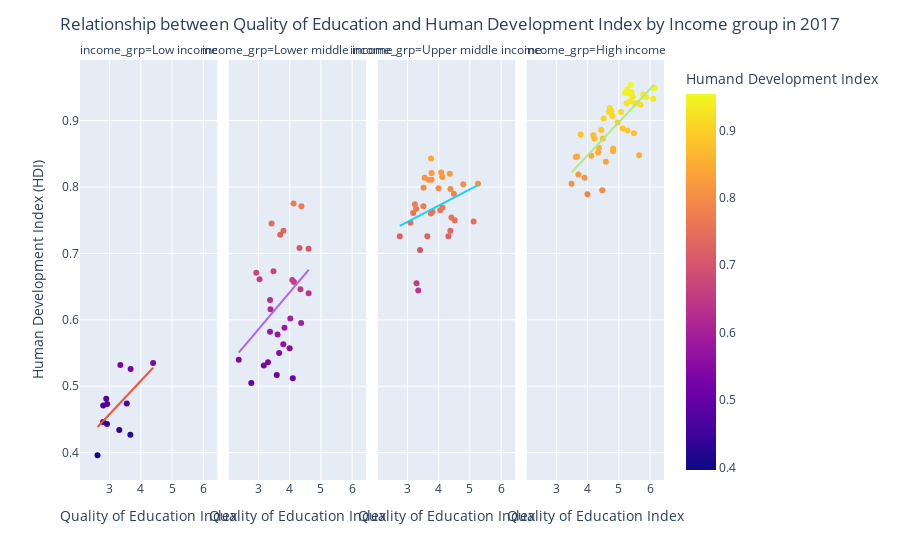

Notebook code for this chart:
### Code cell
fig = px.scatter(data_frame=df_hdi_qual_2017,x='val_qual_ed',y='hdi',facet_col='income_grp',hover_name='country_name',color='hdi',trendline='ols'
                 , category_orders= income_grp_ord, labels={'hdi':'Humand Development Index'})

#Setting the labels of the plot
fig.update_layout(
    title={
        'text': "Relationship between Quality of Education and Human Development Index by Income group in 2017",
        'x':0.5,
        'xanchor': 'center'},
    xaxis_title="Quality of Education",
    yaxis_title="Human Development Index (HDI)"
)
#Ensuring that all x-axis show the correct label
fig.for_each_xaxis(lambda x: x.update(title="Quality of Education Index"))

fig.show()

### Figure 1 — Plotly figure (JSON) as saved in the notebook; plotly's stock layout.template omitted (floating-point values rounded to 4 significant figures)
{"data": [{"hovertemplate": "<b>%{hovertext}</b><br><br>income_grp=Low income<br>val_qual_ed=%{x}<br>Humand Development Index=%{marker.color}<extra></extra>", "hovertext": ["Republic of Burundi", "Republic of Chad", "Federal Democratic Republic of Ethiopia", "Republic of Guinea", "Republic of Liberia", "Republic of Madagascar", "Republic of Malawi", "Republic of Mali", "Republic of Mozambique", "Republic of Rwanda", "Republic of Sierra Leone", "Republic of Uganda"], "legendgroup": "", "marker": {"color": [0.434, 0.396, 0.474, 0.471, 0.481, 0.526, 0.473, 0.427, 0.446, 0.535, 0.443, 0.532], "coloraxis": "coloraxis", "symbol": "circle"}, "mode": "markers", "name": "", "orientation": "v", "showlegend": false, "type": "scatter", "x": [3.31, 2.613, 3.549, 2.795, 2.892, 3.672, 2.923, 3.664, 2.79, 4.394, 2.917, 3.343], "xaxis": "x", "y": [0.434, 0.396, 0.474, 0.471, 0.481, 0.526, 0.473, 0.427, 0.446, 0.535, 0.443, 0.532], "yaxis": "y"}, {"hovertemplate": "<b>OLS trendline</b><br>hdi = 0.0501112 * val_qual_ed + 0.307552<br>R<sup>2</sup>=0.345714<br><br>income_grp=Low income<br>val_qual_ed=%{x}<br>Humand Development Index=%{y} <b>(trend)</b><extra></extra>", "legendgroup": "", "marker": {"symbol": "circle"}, "mode": "lines", "name": "", "showlegend": false, "type": "scatter", "x": [2.613, 2.79, 2.795, 2.892, 2.917, 2.923, 3.31, 3.343, 3.549, 3.664, 3.672, 4.394], "xaxis": "x", "y": [0.4385, 0.4474, 0.4476, 0.4525, 0.4537, 0.454, 0.4734, 0.4751, 0.4854, 0.4912, 0.4916, 0.5277], "yaxis": "y"}, {"hovertemplate": "<b>%{hovertext}</b><br><br>income_grp=Lower middle income<br>val_qual_ed=%{x}<br>Humand Development Index=%{marker.color}<extra></extra>", "hovertext": ["People's Democratic Republic of Algeria", "People's Republic of Bangladesh", "Republic of Benin", "Kingdom of Bhutan", "Republic of Cabo Verde", "Kingdom of Cambodia", "Republic of Cameroon", "Republic of El Salvador", "Republic of Ghana", "Republic of Haiti", "Republic of Honduras", "Republic of India", "Republic of Indonesia", "Republic of Kenya", "Kingdom of Lesotho", "Islamic Republic of Mauritania", "Mongolia", "Kingdom of Morocco", "Nepal", "Republic of Nicaragua", "Federal Republic of Nigeria", "Islamic Republic of Pakistan", "Republic of the Philippines", "Republic of Senegal", "Democratic Socialist Republic of Sri Lanka", "Republic of Tajikistan", "Republic of Tunisia", "Ukraine", "Republic of Zambia", "Republic of Zimbabwe"], "legendgroup": "", "marker": {"color": [0.745, 0.616, 0.536, 0.646, 0.66, 0.582, 0.557, 0.671, 0.602, 0.505, 0.63, 0.64, 0.707, 0.595, 0.517, 0.54, 0.728, 0.673, 0.588, 0.661, 0.531, 0.55, 0.708, 0.512, 0.775, 0.657, 0.734, 0.771, 0.578, 0.563], "coloraxis": "coloraxis", "symbol": "circle"}, "mode": "markers", "name": "", "orientation": "v", "showlegend": false, "type": "scatter", "x": [3.417, 3.384, 3.303, 4.341, 4.08, 3.368, 3.995, 2.928, 4.019, 2.768, 3.369, 4.605, 4.603, 4.365, 3.584, 2.366, 3.693, 3.48, 3.831, 3.032, 3.168, 3.66, 4.312, 4.097, 4.124, 4.135, 3.799, 4.374, 3.609, 3.793], "xaxis": "x2", "y": [0.745, 0.616, 0.536, 0.646, 0.66, 0.582, 0.557, 0.671, 0.602, 0.505, 0.63, 0.64, 0.707, 0.595, 0.517, 0.54, 0.728, 0.673, 0.588, 0.661, 0.531, 0.55, 0.708, 0.512, 0.775, 0.657, 0.734, 0.771, 0.578, 0.563], "yaxis": "y2"}, {"hovertemplate": "<b>OLS trendline</b><br>hdi = 0.0556053 * val_qual_ed + 0.419076<br>R<sup>2</sup>=0.145717<br><br>income_grp=Lower middle income<br>val_qual_ed=%{x}<br>Humand Development Index=%{y} <b>(trend)</b><extra></extra>", "legendgroup": "", "marker": {"symbol": "circle"}, "mode": "lines", "name": "", "showlegend": false, "type": "scatter", "x": [2.366, 2.768, 2.928, 3.032, 3.168, 3.303, 3.368, 3.369, 3.384, 3.417, 3.48, 3.584, 3.609, 3.66, 3.693, 3.793, 3.799, 3.831, 3.995, 4.019, 4.08, 4.097, 4.124, 4.135, 4.312, 4.341, 4.365, 4.374, 4.603, 4.605], "xaxis": "x2", "y": [0.5506, 0.573, 0.5819, 0.5877, 0.5952, 0.6027, 0.6063, 0.6064, 0.6072, 0.6091, 0.6126, 0.6183, 0.6198, 0.6226, 0.6244, 0.63, 0.6303, 0.6321, 0.6412, 0.6425, 0.646, 0.6469, 0.6484, 0.649, 0.6589, 0.6605, 0.6618, 0.6623, 0.675, 0.6752], "yaxis": "y2"}, {"hovertemplate": "<b>%{hovertext}</b><br><br>income_grp=Upper middle income<br>val_qual_ed=%{x}<br>Humand Development Index=%{marker.color}<extra></extra>", "hovertext": ["Republic of Albania", "Argentine Republic", "Republic of Armenia", "Republic of Azerbaijan", "Bosnia and Herzegovina", "Republic of Botswana", "Federative Republic of Brazil", "Republic of Bulgaria", "People's Republic of China", "Republic of Colombia", "Republic of Costa Rica", "Dominican Republic", "Republic of Ecuador", "Georgia", "Republic of Guatemala", "Jamaica", "Hashemite Kingdom of Jordan", "Republic of Kazakhstan", "Lebanese Republic", "Malaysia", "Republic of Mauritius", "United Mexican States", "Montenegro", "Republic of Namibia", "Republic of Panama", "Republic of Paraguay", "Republic of Peru", "Romania", "Russian Federation", "Republic of Serbia", "Republic of South Africa", "Kingdom of Thailand", "Republic of Turkey"], "legendgroup": "", "marker": {"color": [0.79, 0.843, 0.769, 0.754, 0.774, 0.726, 0.761, 0.811, 0.75, 0.763, 0.804, 0.746, 0.76, 0.799, 0.655, 0.734, 0.726, 0.815, 0.748, 0.805, 0.797, 0.771, 0.822, 0.644, 0.811, 0.726, 0.767, 0.821, 0.82, 0.798, 0.705, 0.765, 0.814], "coloraxis": "coloraxis", "symbol": "circle"}, "mode": "markers", "name": "", "orientation": "v", "showlegend": false, "type": "scatter", "x": [4.486, 3.757, 4.123, 4.406, 3.237, 3.636, 3.183, 3.773, 4.514, 3.8, 4.788, 3.097, 3.751, 3.515, 3.29, 4.375, 4.312, 4.113, 5.119, 5.258, 4.377, 3.512, 4.08, 3.345, 3.68, 2.754, 3.277, 3.774, 4.356, 3.996, 3.402, 4.051, 3.552], "xaxis": "x3", "y": [0.79, 0.843, 0.769, 0.754, 0.774, 0.726, 0.761, 0.811, 0.75, 0.763, 0.804, 0.746, 0.76, 0.799, 0.655, 0.734, 0.726, 0.815, 0.748, 0.805, 0.797, 0.771, 0.822, 0.644, 0.811, 0.726, 0.767, 0.821, 0.82, 0.798, 0.705, 0.765, 0.814], "yaxis": "y3"}, {"hovertemplate": "<b>OLS trendline</b><br>hdi = 0.0244153 * val_qual_ed + 0.674304<br>R<sup>2</sup>=0.095845<br><br>income_grp=Upper middle income<br>val_qual_ed=%{x}<br>Humand Development Index=%{y} <b>(trend)</b><extra></extra>", "legendgroup": "", "marker": {"symbol": "circle"}, "mode": "lines", "name": "", "showlegend": false, "type": "scatter", "x": [2.754, 3.097, 3.183, 3.237, 3.277, 3.29, 3.345, 3.402, 3.512, 3.515, 3.552, 3.636, 3.68, 3.751, 3.757, 3.773, 3.774, 3.8, 3.996, 4.051, 4.08, 4.113, 4.123, 4.312, 4.356, 4.375, 4.377, 4.406, 4.486, 4.514, 4.788, 5.119, 5.258], "xaxis": "x3", "y": [0.7415, 0.7499, 0.752, 0.7533, 0.7543, 0.7546, 0.756, 0.7574, 0.7601, 0.7601, 0.761, 0.7631, 0.7642, 0.7659, 0.766, 0.7664, 0.7664, 0.7671, 0.7719, 0.7732, 0.7739, 0.7747, 0.775, 0.7796, 0.7807, 0.7811, 0.7812, 0.7819, 0.7838, 0.7845, 0.7912, 0.7993, 0.8027], "yaxis": "y3"}, {"hovertemplate": "<b>%{hovertext}</b><br><br>income_grp=High income<br>val_qual_ed=%{x}<br>Humand Development Index=%{marker.color}<extra></extra>", "hovertext": ["Commonwealth of Australia", "Republic of Austria", "Kingdom of Bahrain", "Kingdom of Belgium", "Brunei Darussalam", "Canada", "Republic of Chile", "Republic of Croatia", "Republic of Cyprus", "Kingdom of Denmark", "Republic of Estonia", "Republic of Finland", "French Republic", "Federal Republic of Germany", "Hellenic Republic", "Hungary", "Republic of Iceland", "Ireland", "State of Israel", "Italian Republic", "Japan", "State of Kuwait", "Republic of Latvia", "Republic of Lithuania", "Grand Duchy of Luxembourg", "Republic of Malta", "Kingdom of the Netherlands", "New Zealand", "Kingdom of Norway", "Sultanate of Oman", "Republic of Poland", "Portuguese Republic", "State of Qatar", "Kingdom of Saudi Arabia", "Republic of Seychelles", "Republic of Singapore", "Republic of Slovenia", "Kingdom of Spain", "Kingdom of Sweden", "Switzerland", "Republic of Trinidad and Tobago", "United Arab Emirates", "United Kingdom of Great Britain and Northern Ireland", "United States of America", "Oriental Republic of Uruguay"], "legendgroup": "", "marker": {"color": [0.941, 0.919, 0.854, 0.929, 0.838, 0.926, 0.847, 0.845, 0.878, 0.936, 0.885, 0.935, 0.897, 0.943, 0.879, 0.846, 0.943, 0.947, 0.913, 0.886, 0.915, 0.805, 0.859, 0.873, 0.913, 0.888, 0.939, 0.926, 0.954, 0.819, 0.873, 0.858, 0.848, 0.852, 0.789, 0.933, 0.907, 0.903, 0.942, 0.949, 0.795, 0.881, 0.926, 0.924, 0.814], "coloraxis": "coloraxis", "symbol": "circle"}, "mode": "markers", "name": "", "orientation": "v", "showlegend": false, "type": "scatter", "x": [5.325, 4.71, 4.817, 5.367, 4.585, 5.579, 4.122, 3.622, 4.184, 5.441, 5.281, 5.878, 4.963, 5.284, 3.778, 3.664, 5.411, 5.269, 5.072, 4.438, 4.761, 3.486, 4.364, 4.489, 4.684, 5.124, 5.779, 5.519, 5.386, 3.703, 4.217, 4.821, 5.651, 4.336, 3.995, 6.102, 4.796, 4.515, 5.199, 6.133, 4.469, 5.482, 5.246, 5.697, 3.902], "xaxis": "x4", "y": [0.941, 0.919, 0.854, 0.929, 0.838, 0.926, 0.847, 0.845, 0.878, 0.936, 0.885, 0.935, 0.897, 0.943, 0.879, 0.846, 0.943, 0.947, 0.913, 0.886, 0.915, 0.805, 0.859, 0.873, 0.913, 0.888, 0.939, 0.926, 0.954, 0.819, 0.873, 0.858, 0.848, 0.852, 0.789, 0.933, 0.907, 0.903, 0.942, 0.949, 0.795, 0.881, 0.926, 0.924, 0.814], "yaxis": "y4"}, {"hovertemplate": "<b>OLS trendline</b><br>hdi = 0.0499052 * val_qual_ed + 0.648006<br>R<sup>2</sup>=0.581439<br><br>income_grp=High income<br>val_qual_ed=%{x}<br>Humand Development Index=%{y} <b>(trend)</b><extra></extra>", "legendgroup": "", "marker": {"symbol": "circle"}, "mode": "lines", "name": "", "showlegend": false, "type": "scatter", "x": [3.486, 3.622, 3.664, 3.703, 3.778, 3.902, 3.995, 4.122, 4.184, 4.217, 4.336, 4.364, 4.438, 4.469, 4.489, 4.515, 4.585, 4.684, 4.71, 4.761, 4.796, 4.817, 4.821, 4.963, 5.072, 5.124, 5.199, 5.246, 5.269, 5.281, 5.284, 5.325, 5.367, 5.386, 5.411, 5.441, 5.482, 5.519, 5.579, 5.651, 5.697, 5.779, 5.878, 6.102, 6.133], "xaxis": "x4", "y": [0.822, 0.8288, 0.8309, 0.8328, 0.8366, 0.8428, 0.8474, 0.8537, 0.8568, 0.8585, 0.8644, 0.8658, 0.8695, 0.871, 0.872, 0.8733, 0.8768, 0.8818, 0.8831, 0.8856, 0.8874, 0.8884, 0.8886, 0.8957, 0.9011, 0.9037, 0.9075, 0.9098, 0.9109, 0.9116, 0.9117, 0.9137, 0.9158, 0.9168, 0.918, 0.9195, 0.9216, 0.9234, 0.9264, 0.93, 0.9323, 0.9364, 0.9413, 0.9525, 0.9541], "yaxis": "y4"}], "layout": {"annotations": [{"font": {}, "showarrow": false, "text": "income_grp=Low income", "x": 0.1175, "xanchor": "center", "xref": "paper", "y": 1, "yanchor": "bottom", "yref": "paper"}, {"font": {}, "showarrow": false, "text": "income_grp=Lower middle income", "x": 0.3725, "xanchor": "center", "xref": "paper", "y": 1, "yanchor": "bottom", "yref": "paper"}, {"font": {}, "showarrow": false, "text": "income_grp=Upper middle income", "x": 0.6275, "xanchor": "center", "xref": "paper", "y": 1, "yanchor": "bottom", "yref": "paper"}, {"font": {}, "showarrow": false, "text": "income_grp=High income", "x": 0.8825, "xanchor": "center", "xref": "paper", "y": 1, "yanchor": "bottom", "yref": "paper"}], "coloraxis": {"colorbar": {"title": {"text": "Humand Development Index"}}, "colorscale": [[0, "#0d0887"], [0.1111, "#46039f"], [0.2222, "#7201a8"], [0.3333, "#9c179e"], [0.4444, "#bd3786"], [0.5556, "#d8576b"], [0.6667, "#ed7953"], [0.7778, "#fb9f3a"], [0.8889, "#fdca26"], [1, "#f0f921"]]}, "legend": {"tracegroupgap": 0}, "margin": {"t": 60}, "title": {"text": "Relationship between Quality of Education and Human Development Index by Income group in 2017", "x": 0.5, "xanchor": "center"}, "xaxis": {"anchor": "y", "domain": [0, 0.235], "title": {"text": "Quality of Education Index"}}, "xaxis2": {"anchor": "y2", "domain": [0.255, 0.49], "matches": "x", "title": {"text": "Quality of Education Index"}}, "xaxis3": {"anchor": "y3", "domain": [0.51, 0.745], "matches": "x", "title": {"text": "Quality of Education Index"}}, "xaxis4": {"anchor": "y4", "domain": [0.765, 1.0], "matches": "x", "title": {"text": "Quality of Education Index"}}, "yaxis": {"anchor": "x", "domain": [0, 1], "title": {"text": "Human Development Index (HDI)"}}, "yaxis2": {"anchor": "x2", "domain": [0, 1], "matches": "y", "showticklabels": false}, "yaxis3": {"anchor": "x3", "domain": [0, 1], "matches": "y", "showticklabels": false}, "yaxis4": {"anchor": "x4", "domain": [0, 1], "matches": "y", "showticklabels": false}}}
